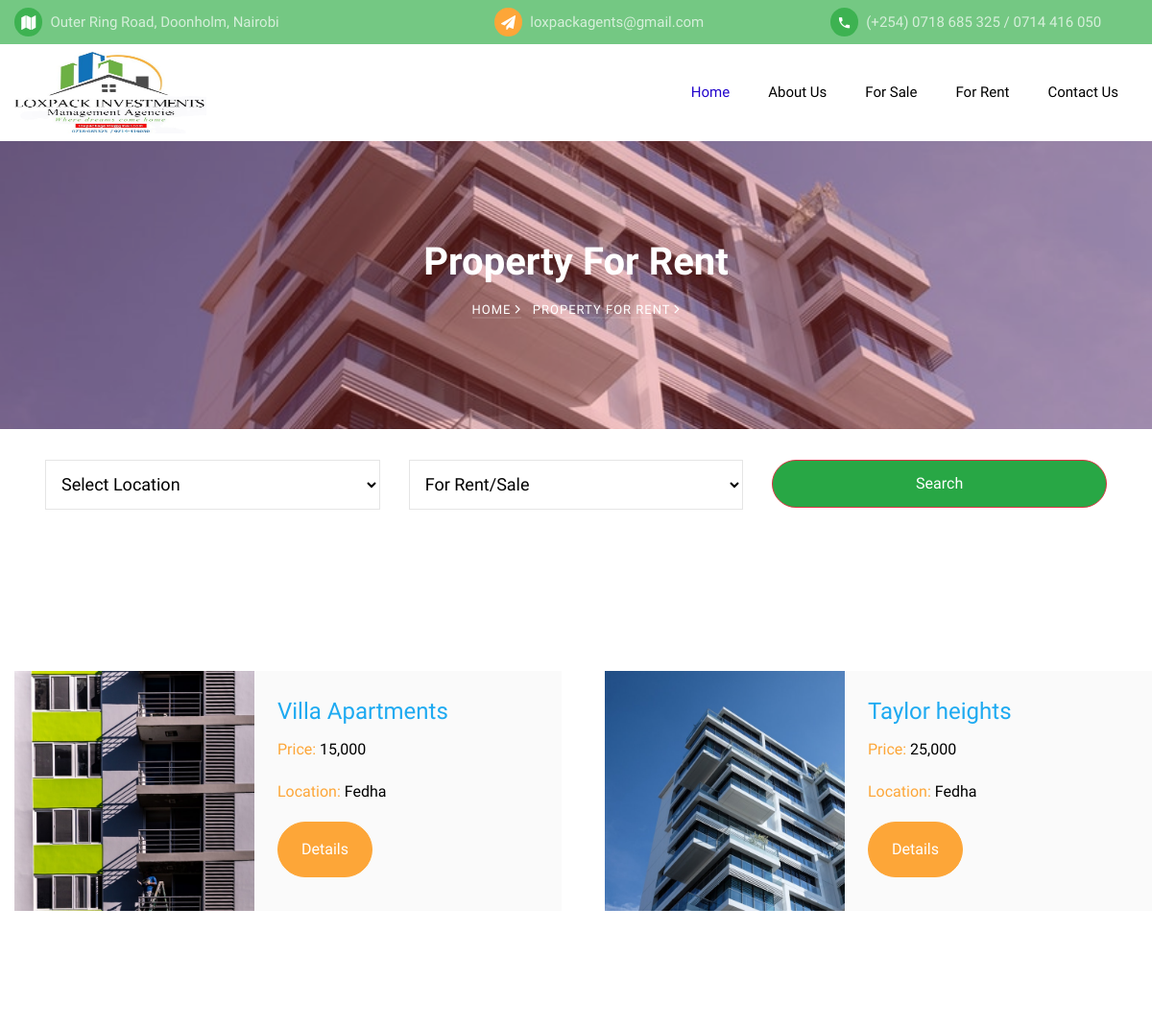
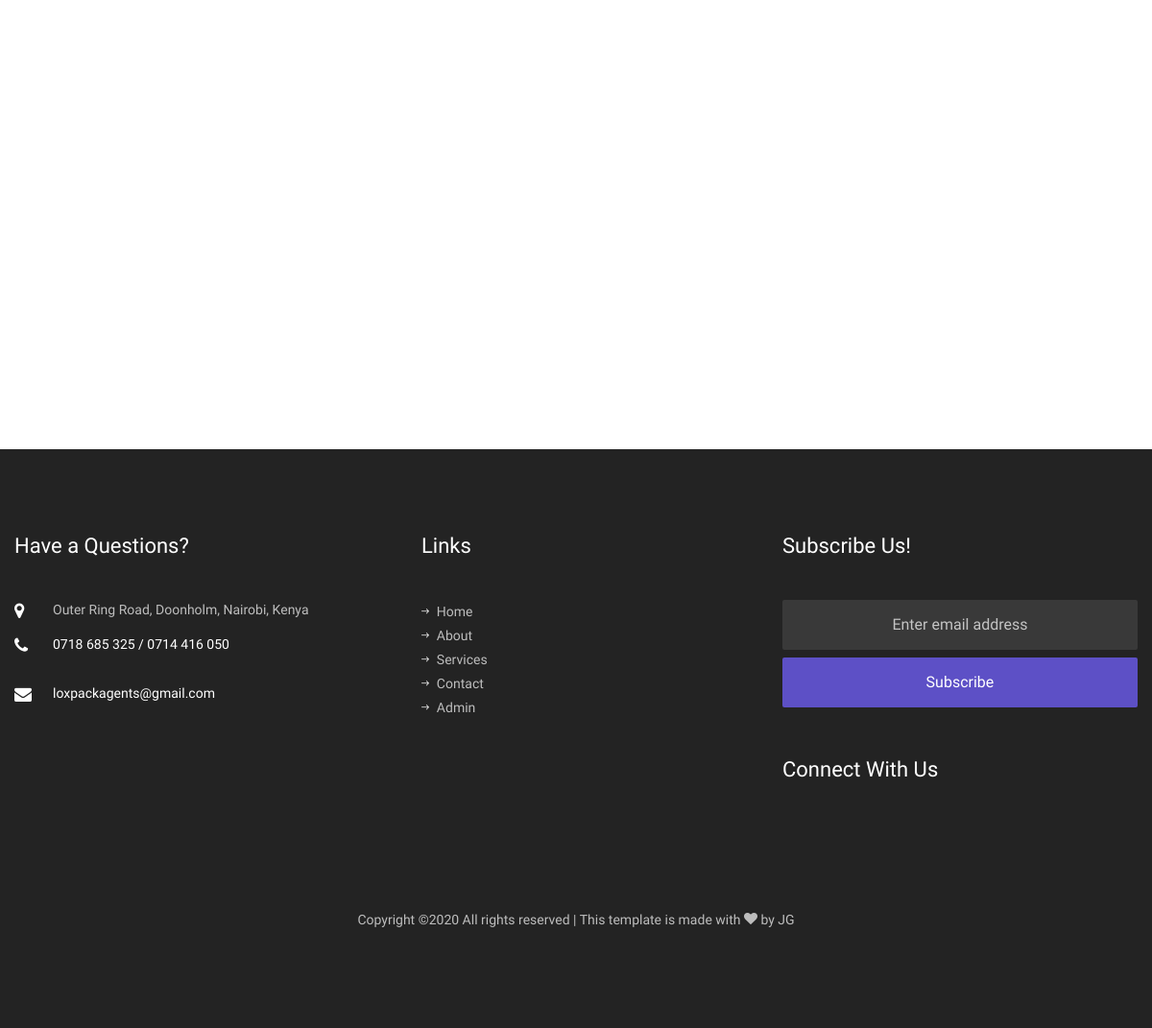
/forrent/, run on the app's committed database (2 pictures, top to bottom).
### property/models.py (models this page shows, shortened)
class Property(models.Model):
    name = models.CharField(max_length=100)
    image = models.ImageField(default='default.jpg', upload_to='property_pics')
    description = models.TextField(default='Modern Apartments')
    price = models.IntegerField(default='0')
    category = models.ForeignKey(Category, on_delete=models.CASCADE)
    status = models.ForeignKey(Status, on_delete=models.CASCADE)
    uniqueness = models.ForeignKey(Unique, on_delete=models.CASCADE)
    area = models.ForeignKey(Area, on_delete=models.CASCADE)

class Area(models.Model):
    name = models.CharField(max_length=100)
    def __str__(self):
        return self.name

### loxpack/views.py (the view)
# urls.py: path('forrent/', views.rent, name='loxpack-rent'),
def rent(request):
    context = {
        'rent_apartment' : Property.objects.filter(status__name='For Rent'),
        'text' : 'Property For Rent',
        'location' : Area.objects.all(),
        'stats' : Status.objects.all()
    }
    return render(request, 'loxpack/rent.html', context)

### loxpack/templates/loxpack/rent.html (shortened to what this page needs)
{% extends 'loxpack/base.html' %}
{% load static %}
{% block content %}
{% include 'loxpack/hero.html' %}
{% include 'loxpack/search_bar.html' %}
{% load humanize %}
<main class="mt-5 pt-4">
    <div class="row">
    {% for property in rent_apartment %}
    <div class="col-md-6 course d-lg-flex ftco-animate">
      <div class="img">
        <a href="{% url 'loxpack-property' pk=property.id %}">
        <img src="{{property.image.url}}" alt="" height="250" width="320">
        </a>
      </div>
      <div class="text bg-light p-4">
        <h3><a href="{% url 'loxpack-property' pk=property.id %}">{{property.name}}</a></h3>
        <p class="subheading"><span>Price:</span> {{property.price|intcomma}} </p>
        <p class="subheading"><span>Location:</span> {{property.area}}</p>
        <p class="mb-0"><a href="{% url 'loxpack-property' pk=property.id %}" class="btn btn-secondary px-4 py-3">Details</a></p>
      </div>
    </div>
      {% endfor %}
    </div>
</main>
{% endblock content %}

### data on the page
Property: image (picture), name "Villa Apartments", price "15,000", area "Fedha"
Property: image (picture), name "Taylor heights", price "25,000", area "Fedha"

### other printed values
{{ text }} "Property For Rent"
{{ text }} "PROPERTY FOR RENT"
